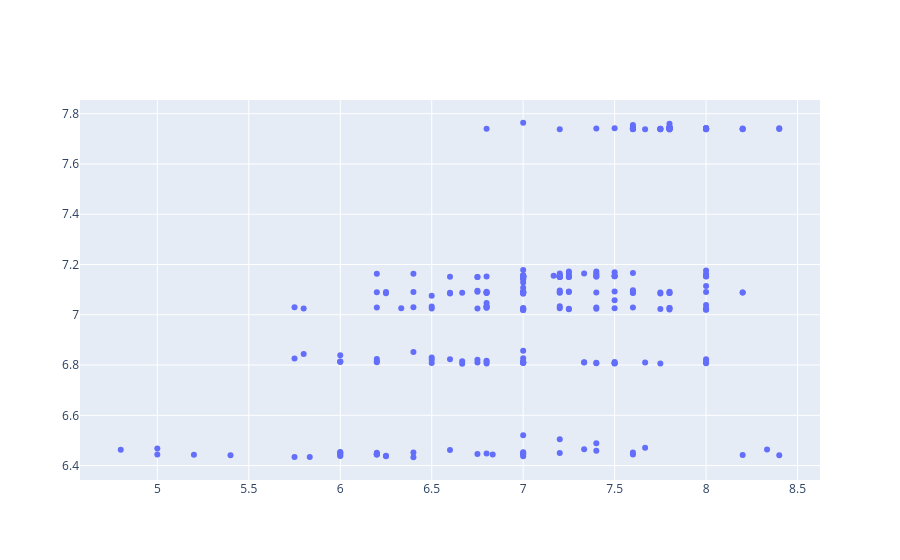

Notebook cell for this chart:
### Code cell
from plotly import graph_objects as go

fig = go.Figure()
fig.add_trace(
    go.Scatter(
        x=decoded_labels,
        y=decoded_predictions,
        mode="markers",
        name="Predictions vs True",
    )
)

### Figure 1 — Plotly figure (JSON) as saved in the notebook; plotly's stock layout.template omitted (floating-point values rounded to 4 significant figures; data arrays with more than 128 entries replaced by an {"elided": "..."} marker saying what was removed)
{"data": [{"mode": "markers", "name": "Predictions vs True", "type": "scatter", "x": {"elided": "273 float values"}, "y": {"elided": "273 float values"}}], "layout": {}}
